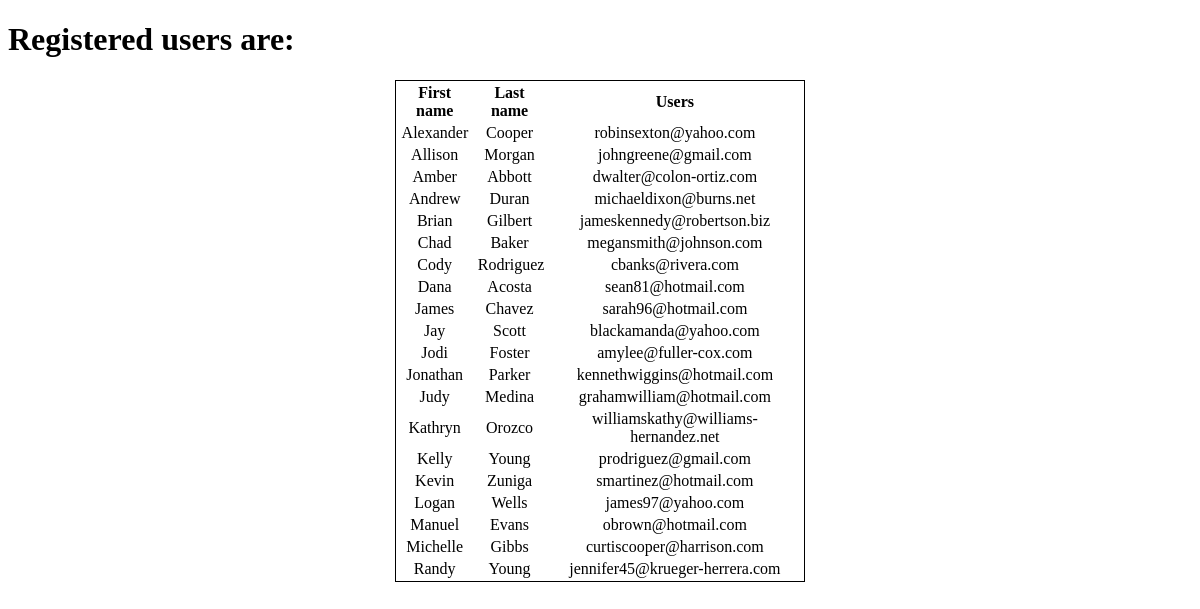
/users/, run on the app's committed database.
### first_app/models.py (models this page shows, shortened)
class User(models.Model):
    first_name = models.CharField(max_length=264)
    last_name =  models.CharField(max_length=264)
    email = models.EmailField()

### first_app/views.py (the view)
# urls.py: url(r'^users/', include("first_app.urls")),
def users(request):
    context = {'users': User.objects.order_by('first_name')}
    return render(request, 'first_app/users.html', context=context)

### templates/first_app/users.html (shortened to what this page needs)
<!DOCTYPE html>
{% load staticfiles %}
<html>
    <head>
        <link rel="stylesheet" href="{% static "css/users.css" %}"/>
    </head>
    <body>
        <h1>Registered users are:</h1>
        <table>
            <thead>
                <td class="head">First name</td>
                <td class="head">Last name</td>
                <td class="head">Users</td>
            </thead>
            {% for user in users %}
                <tr>
                    <td> {{ user.first_name }} </td>
                    <td> {{ user.last_name }} </td>
                    <td> {{ user.email }} </td>
                </tr>
            {% endfor %}
        </table>
    </body>
</html>

### static/css/users.css (style rules this page uses)
table { border: 1px solid black; margin: auto; }
.head { font-weight: bold; }
td, .head { text-align: center; padding-left: 1%; padding-right: 1%; }

### data on the page
User: first_name "Alexander", last_name "Cooper", email "robinsexton@yahoo.com"
User: first_name "Allison", last_name "Morgan", email "johngreene@gmail.com"
User: first_name "Amber", last_name "Abbott", email "dwalter@colon-ortiz.com"
User: first_name "Andrew", last_name "Duran", email "michaeldixon@burns.net"
User: first_name "Brian", last_name "Gilbert", email "jameskennedy@robertson.biz"
User: first_name "Chad", last_name "Baker", email "megansmith@johnson.com"
User: first_name "Cody", last_name "Rodriguez", email "cbanks@rivera.com"
User: first_name "Dana", last_name "Acosta", email "sean81@hotmail.com"
User: first_name "James", last_name "Chavez", email "sarah96@hotmail.com"
User: first_name "Jay", last_name "Scott", email "blackamanda@yahoo.com"
User: first_name "Jodi", last_name "Foster", email "amylee@fuller-cox.com"
User: first_name "Jonathan", last_name "Parker", email "kennethwiggins@hotmail.com"
User: first_name "Judy", last_name "Medina", email "grahamwilliam@hotmail.com"
User: first_name "Kathryn", last_name "Orozco", email "williamskathy@williams-hernandez.net"
User: first_name "Kelly", last_name "Young", email "prodriguez@gmail.com"
User: first_name "Kevin", last_name "Zuniga", email "smartinez@hotmail.com"
User: first_name "Logan", last_name "Wells", email "james97@yahoo.com"
User: first_name "Manuel", last_name "Evans", email "obrown@hotmail.com"
User: first_name "Michelle", last_name "Gibbs", email "curtiscooper@harrison.com"
User: first_name "Randy", last_name "Young", email "jennifer45@krueger-herrera.com"
